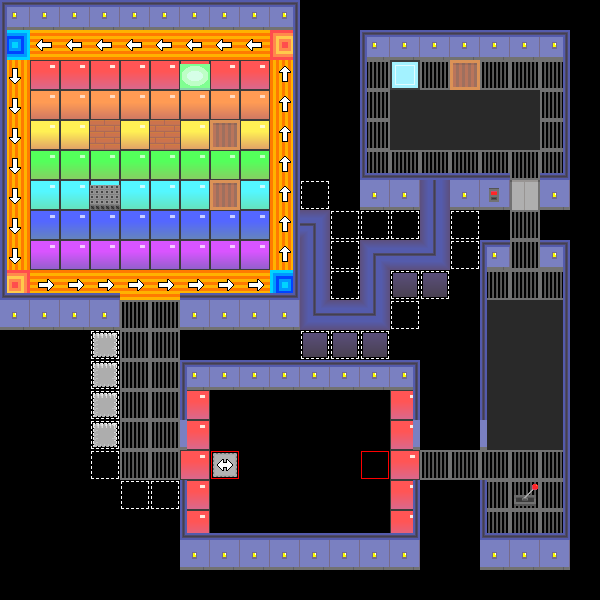

A level layout from a 2D game, rendered from its tile map. Below: a short description, then the map file with its tile-grid data intact:
An orthogonal 20x20 tile map with 30x30 px tiles, 3 tile layers (Camada de Tiles 1, Camada de Tiles 2, Camada de Tiles 3) and 6 objects (5x 0, 1).

<map version="1.2" tiledversion="1.3.0" orientation="orthogonal" renderorder="left-up" compressionlevel="0" width="20" height="20" tilewidth="30" tileheight="30" infinite="0" nextlayerid="14" nextobjectid="77">
 <tileset firstgid="1" source="../Tiles/Files/props.tsx" />
 <objectgroup id="13" name="OBJECTS">
  <object id="77" name="npc_0" type="0" x="100" y="200">
   <properties>
    <property name="INDEX" value="000000" />
    <property name="HAIR" value="000000" />
    <property name="SKIN" value="2" />
    <property name="COSTUME" value="0" />
    <property name="WHO" value="TEST" />
   </properties>
   <point />
  </object>
  <object id="70" name="LEVER_0" type="0" x="525.995" y="494.919">
   <properties>
    <property name="LINK" type="int" value="0" />
   </properties>
  </object>
  <object id="71" name="LIGHT_0" type="0" x="492.617" y="193.364">
   <properties>
    <property name="LINK" type="int" value="1" />
   </properties>
  </object>
  <object id="74" name="LIGHT_1" type="1" x="436.219" y="50.6429">
   <properties>
    <property name="LINK" type="int" value="1" />
   </properties>
  </object>
  <object id="75" name="BUTTON_0" type="0" x="405.143" y="74.8133">
   <properties>
    <property name="LINK" type="int" value="1" />
   </properties>
  </object>
  <object id="76" name="DOOR_0" type="0" x="521.391" y="196.817">
   <properties>
    <property name="LINK" type="int" value="0" />
   </properties>
  </object>
 </objectgroup>
 <layer id="1" name="Camada de Tiles 1" width="20" height="20">
  <data encoding="csv">
69,69,69,69,69,69,69,69,69,69,0,0,0,0,0,0,0,0,0,0,
38,22,22,22,22,22,22,22,22,39,0,0,69,69,69,69,69,69,69,0,
21,1,1,1,1,1,1,1,1,23,0,0,14,14,14,18,14,14,14,0,
21,10,10,10,10,10,10,10,10,23,0,0,14,64,64,64,64,64,14,0,
21,19,19,19,19,19,19,19,19,23,0,0,14,64,64,64,64,64,14,0,
21,28,28,28,28,28,28,28,28,23,0,0,14,14,14,14,14,14,14,0,
21,37,37,37,37,37,37,37,37,23,0,0,69,69,68,69,69,14,69,0,
21,46,46,46,46,46,46,46,46,23,0,0,0,0,0,0,0,14,0,0,
21,55,55,55,55,55,55,55,55,23,0,0,0,0,0,0,69,14,69,0,
39,20,20,20,20,20,20,20,20,38,0,0,0,53,53,0,14,14,14,0,
69,69,69,69,14,14,69,69,69,69,0,0,0,0,0,0,64,64,64,0,
0,0,0,73,14,14,0,0,0,0,53,53,53,0,0,0,64,64,64,0,
0,0,0,73,14,14,69,69,69,69,69,69,69,69,0,0,64,64,64,0,
0,0,0,73,14,14,1,0,0,0,0,0,0,1,0,0,64,64,64,0,
0,0,0,73,14,14,1,0,0,0,0,0,0,1,0,0,64,64,64,0,
0,0,0,0,14,14,1,29,0,0,0,0,0,1,14,14,14,14,14,0,
0,0,0,0,0,0,1,0,0,0,0,0,0,1,0,0,14,14,14,0,
0,0,0,0,0,0,1,0,0,0,0,0,0,1,0,0,14,14,14,0,
0,0,0,0,0,0,69,69,69,69,69,69,69,69,0,0,69,69,69,0,
0,0,0,0,0,0,0,0,0,0,0,0,0,0,0,0,0,0,0,0
</data>
 </layer>
 <layer id="2" name="Camada de Tiles 2" width="20" height="20">
  <data encoding="csv">
41,42,42,42,42,42,42,42,42,43,0,0,0,0,0,0,0,0,0,0,
50,0,0,0,0,0,0,0,0,52,0,0,41,42,42,42,42,42,43,0,
50,0,0,0,0,0,6,0,0,52,0,0,50,24,0,0,0,0,52,0,
50,0,0,0,0,0,0,0,0,52,0,0,50,0,0,0,0,0,52,0,
50,0,0,17,0,17,0,18,0,52,0,0,50,0,0,0,0,0,52,0,
50,0,0,0,0,0,0,0,0,52,0,0,59,60,60,60,60,0,61,0,
50,0,0,40,0,0,0,18,0,52,32,0,0,0,45,0,63,78,0,0,
50,0,0,0,0,0,0,0,0,52,27,32,32,32,45,32,0,0,0,0,
50,0,0,0,0,0,0,0,0,52,45,32,26,44,36,32,41,0,43,0,
59,60,60,60,0,0,60,60,60,61,45,32,45,32,32,0,50,0,52,0,
0,0,0,0,0,0,0,0,0,0,35,44,36,32,0,0,50,0,52,0,
0,0,0,32,0,0,0,0,0,0,32,32,32,0,0,0,50,0,52,0,
0,0,0,32,0,0,41,42,42,42,42,42,42,43,0,0,50,0,52,0,
0,0,0,32,0,0,50,0,0,0,0,0,0,52,0,0,50,0,52,0,
0,0,0,32,0,0,68,0,0,0,0,0,0,70,0,0,68,0,52,0,
0,0,0,32,0,0,0,31,0,0,0,0,31,0,0,0,0,0,52,0,
0,0,0,0,32,32,50,0,0,0,0,0,0,52,0,0,50,62,52,0,
0,0,0,0,0,0,59,60,60,60,60,60,60,61,0,0,59,60,61,0,
0,0,0,0,0,0,0,0,0,0,0,0,0,0,0,0,0,0,0,0,
0,0,0,0,0,0,0,0,0,0,0,0,0,0,0,0,0,0,0,0
</data>
 </layer>
 <layer id="3" name="Camada de Tiles 3" width="20" height="20">
  <data encoding="csv">
0,0,0,0,0,0,0,0,0,0,0,0,0,0,0,0,0,0,0,0,
0,0,0,0,0,0,0,0,0,0,0,0,0,0,0,0,0,0,0,0,
0,0,0,0,0,0,0,0,0,0,0,0,0,0,0,0,0,0,0,0,
0,0,0,0,0,0,0,0,0,0,0,0,0,0,0,0,0,0,0,0,
0,0,0,0,0,0,0,0,0,0,0,0,0,0,0,0,0,0,0,0,
0,0,0,0,0,0,0,0,0,0,0,0,0,0,0,0,0,0,0,0,
0,0,0,0,0,0,0,0,0,0,0,0,0,0,0,0,0,0,0,0,
0,0,0,0,0,0,0,0,0,0,0,0,0,0,0,0,0,0,0,0,
0,0,0,0,0,0,0,0,0,0,0,0,0,0,0,0,0,0,0,0,
0,0,0,0,0,0,0,0,0,0,0,0,0,0,0,0,0,0,0,0,
0,0,0,0,0,0,0,0,0,0,0,0,0,0,0,0,0,0,0,0,
0,0,0,0,0,0,0,0,0,0,0,0,0,0,0,0,0,0,0,0,
0,0,0,0,0,0,0,0,0,0,0,0,0,0,0,0,0,0,0,0,
0,0,0,0,0,0,0,0,0,0,0,0,0,0,0,0,0,0,0,0,
0,0,0,0,0,0,0,0,0,0,0,0,0,0,0,0,0,0,0,0,
0,0,0,0,0,0,0,0,0,0,0,0,0,0,0,0,0,0,0,0,
0,0,0,0,0,0,0,0,0,0,0,0,0,0,0,0,0,0,0,0,
0,0,0,0,0,0,0,0,0,0,0,0,0,0,0,0,0,0,0,0,
0,0,0,0,0,0,0,0,0,0,0,0,0,0,0,0,0,0,0,0,
0,0,0,0,0,0,0,0,0,0,0,0,0,0,0,0,0,0,0,0
</data>
 </layer>
</map>
